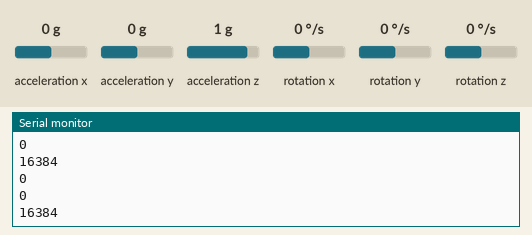
Simulated run of this sketch. Board: Arduino Uno, built with avr-gcc and run on an emulated ATmega328P. On the bench: the last lines printed to the serial monitor. Wiring (inferred from the names in the program): MPU-6050 motion sensor at I2C address 0x68. Inputs (shaded band) come from the test bench; at power-on: acceleration x 0 g, acceleration y 0 g, acceleration z 1 g, rotation x 0 °/s, rotation y 0 °/s, rotation z 0 °/s.

Above: at 1.2 s.
1.3 s: acceleration x set to -1.4 g
At 1.44 s:
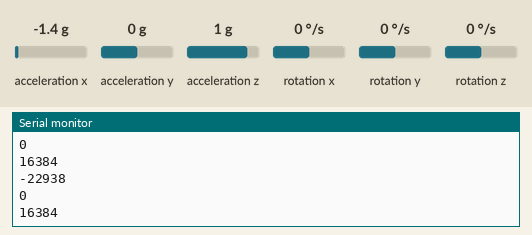
2.8 s: acceleration y set to -0.8 g
At 2.87 s:
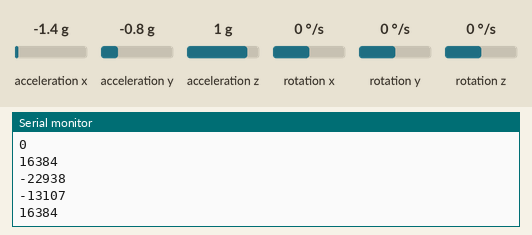
4.3 s: acceleration z set to 0.8 g
At 4.31 s:
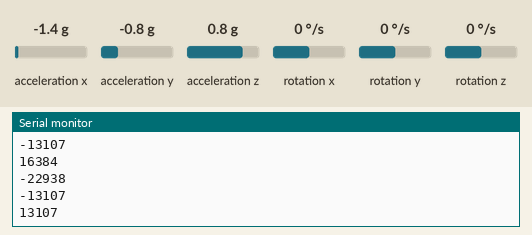
Timing chart, 0 to 7.3 s (numbered marks = the images above; inputs shaded):
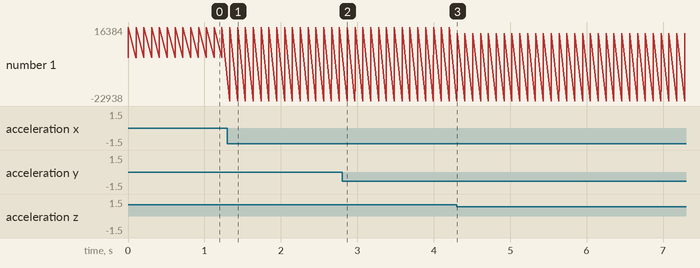

The sketch:

MPU-6050-raw.ino
```cpp
// MPU-6050 Short Example Sketch
// By Arduino User JohnChi
// August 17, 2014
// Public Domain

#include<Wire.h>
const int MPU_addr=0x68;  // I2C address of the MPU-6050
int16_t AcX,AcY,AcZ,Tmp,GyX,GyY,GyZ;
char userInput;

void setup(){
  Wire.begin();
  Wire.beginTransmission(MPU_addr);
  Wire.write(0x6B);  // PWR_MGMT_1 register
  Wire.write(0);     // set to zero (wakes up the MPU-6050)
  Wire.endTransmission(true);
  Serial.begin(230400);
}

void loop(){

//  if(Serial.available()>0){

//    userInput = Serial.read();

 //   if(userInput=='y'){
      Wire.beginTransmission(MPU_addr);
      Wire.write(0x3B);  // starting with register 0x3B (ACCEL_XOUT_H)
      Wire.endTransmission(false);
      Wire.requestFrom(MPU_addr,14,true);  // request a total of 14 registers
      AcX=Wire.read()<<8|Wire.read();  // 0x3B (ACCEL_XOUT_H) & 0x3C (ACCEL_XOUT_L)
      AcY=Wire.read()<<8|Wire.read();  // 0x3D (ACCEL_YOUT_H) & 0x3E (ACCEL_YOUT_L)
      AcZ=Wire.read()<<8|Wire.read();  // 0x3F (ACCEL_ZOUT_H) & 0x40 (ACCEL_ZOUT_L)
      //Tmp=Wire.read()<<8|Wire.read();  // 0x41 (TEMP_OUT_H) & 0x42 (TEMP_OUT_L)
      //GyX=Wire.read()<<8|Wire.read();  // 0x43 (GYRO_XOUT_H) & 0x44 (GYRO_XOUT_L)
      //GyY=Wire.read()<<8|Wire.read();  // 0x45 (GYRO_YOUT_H) & 0x46 (GYRO_YOUT_L)
      //GyZ=Wire.read()<<8|Wire.read();  // 0x47 (GYRO_ZOUT_H) & 0x48 (GYRO_ZOUT_L)
      //Serial.print("accel x, y, z: ");
      Serial.println(AcX);
      Serial.println(AcY);
      Serial.println(AcZ);
      //Serial.print(" | AcY = "); Serial.println(AcY);
      //Serial.print(" | AcZ = "); Serial.println(AcZ);
      //Serial.print(" | Tmp = "); Serial.print(Tmp/340.00+36.53);  //equation for temperature in degrees C from datasheet
      //Serial.print(" | GyX = "); Serial.print(GyX);
      //Serial.print(" | GyY = "); Serial.print(GyY);
      //Serial.print(" | GyZ = "); Serial.println(GyZ);
      delay(100);
 //     }
 //   }
}
```

Measured:
- after the input at 1.3 s, the serial monitor: prints a new line at once (image 1)
- after the input at 2.8 s, the serial monitor: prints a new line after 0.07 s (image 2)
- after the input at 4.3 s, the serial monitor: prints a new line at once (image 3)
- plotted number 1: 16384 → 13107 after the input at 4.3 s
